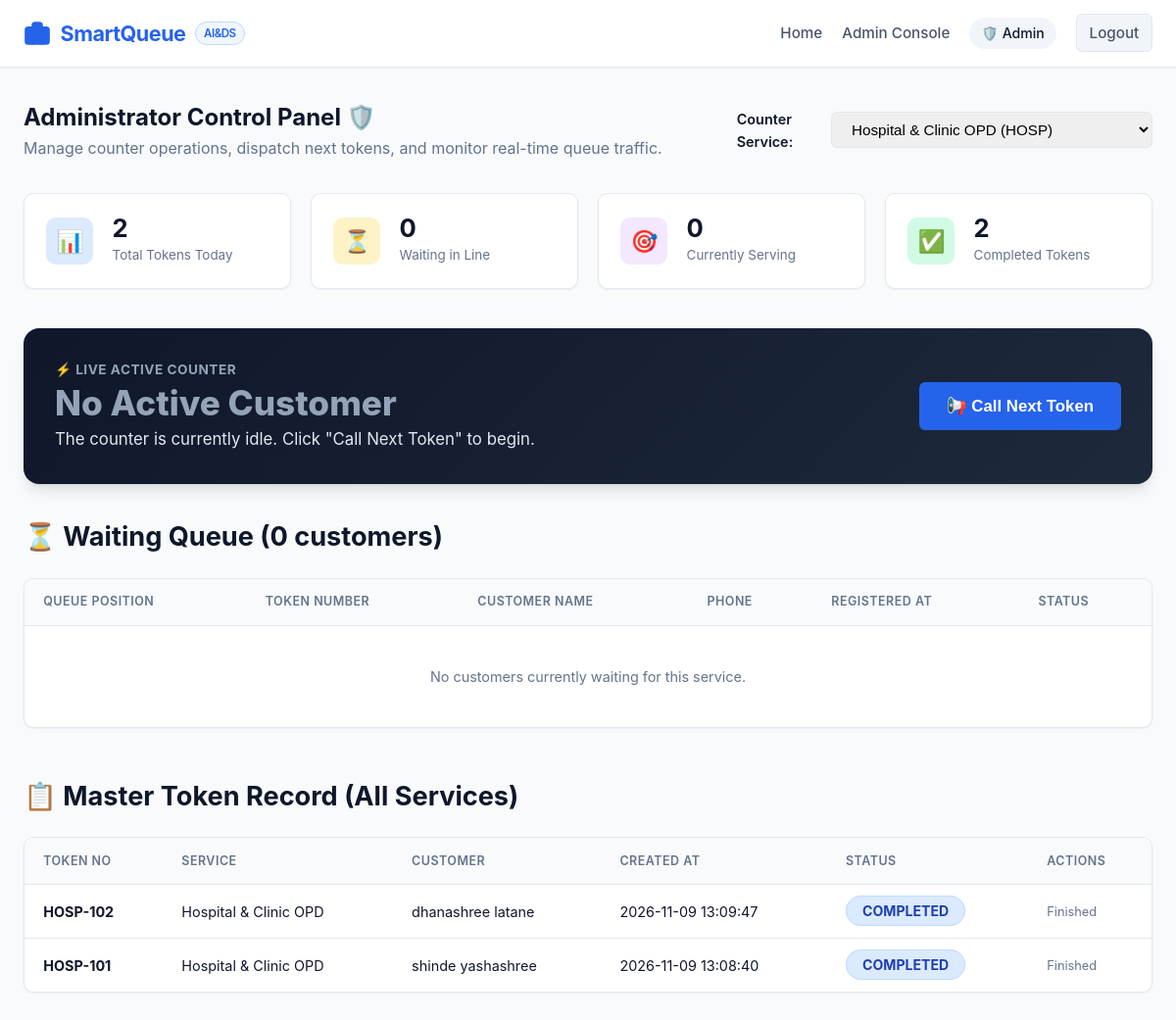
Screenshot of /admin/dashboard (signed in) with the database file from the repository.
### tables this page shows
CREATE TABLE tokens (
        id INTEGER PRIMARY KEY AUTOINCREMENT,
        token_number TEXT NOT NULL UNIQUE,
        user_id INTEGER NOT NULL,
        service_id INTEGER NOT NULL,
        status TEXT NOT NULL DEFAULT 'Waiting', -- Waiting, called, Serving, Completed, Cancelled, Skipped
        created_at TIMESTAMP DEFAULT CURRENT_TIMESTAMP,
        called_at TIMESTAMP,
        completed_at TIMESTAMP,
        FOREIGN KEY (user_id) REFERENCES users (id) ON DELETE CASCADE,
        FOREIGN KEY (service_id) REFERENCES services (id) ON DELETE CASCADE
    );

CREATE TABLE services (
        id INTEGER PRIMARY KEY AUTOINCREMENT,
        name TEXT NOT NULL,
        prefix TEXT NOT NULL UNIQUE,
        avg_time_mins INTEGER NOT NULL,
        description TEXT,
        is_active INTEGER DEFAULT 1
    );

CREATE TABLE users (
        id INTEGER PRIMARY KEY AUTOINCREMENT,
        fullname TEXT NOT NULL,
        email TEXT UNIQUE NOT NULL,
        phone TEXT NOT NULL,
        password TEXT NOT NULL,
        created_at TIMESTAMP DEFAULT CURRENT_TIMESTAMP
    );

### app.py (the view)
@app.route('/admin/dashboard')
def admin_dashboard():
    if not session.get('admin_logged_in'):
        flash("Administrator access required. Please log in.", "warning")
        return redirect(url_for('admin_login'))
    conn = get_db_connection()
    services = conn.execute("SELECT * FROM services ORDER BY id ASC").fetchall()
    selected_service_id = request.args.get('service_id', type=int)
    if not selected_service_id and services:
        selected_service_id = services[0]['id']
    total_tokens = conn.execute("SELECT COUNT(*) as c FROM tokens").fetchone()['c']
    waiting_tokens = conn.execute("SELECT COUNT(*) as c FROM tokens WHERE status = 'Waiting'").fetchone()['c']
    serving_tokens = conn.execute("SELECT COUNT(*) as c FROM tokens WHERE status IN ('called', 'Serving')").fetchone()['c']
    completed_tokens = conn.execute("SELECT COUNT(*) as c FROM tokens WHERE status = 'Completed'").fetchone()['c']
    cancelled_tokens = conn.execute("SELECT COUNT(*) as c FROM tokens WHERE status IN ('Cancelled', 'Skipped')").fetchone()['c']
    stats = {
        "total": total_tokens,
        "waiting": waiting_tokens,
        "serving": serving_tokens,
        "completed": completed_tokens,
        "cancelled": cancelled_tokens
    }
    current_serving = conn.execute(
        """
        SELECT t.*, u.fullname, u.phone, u.email, s.name as service_name
        FROM tokens t
        JOIN users u ON t.user_id = u.id
        JOIN services s ON t.service_id = s.id
        WHERE t.service_id = ? AND t.status IN ('called', 'Serving')
        ORDER BY t.called_at DESC
        LIMIT 1
        """,
        (selected_service_id,)
    ).fetchone()
    waiting_list = conn.execute(
        """
        SELECT t.*, u.fullname, u.phone, s.name as service_name
        FROM tokens t
        JOIN users u ON t.user_id = u.id
        JOIN services s ON t.service_id = s.id
        WHERE t.service_id = ? AND t.status = 'Waiting'
        ORDER BY t.id ASC
        """,
        (selected_service_id,)
    ).fetchall()
    recent_tokens = conn.execute(
        """
        SELECT t.*, u.fullname, u.phone, s.name as service_name
        FROM tokens t
        JOIN users u ON t.user_id = u.id
        JOIN services s ON t.service_id = s.id
        ORDER BY t.id DESC
        LIMIT 25
        """
    ).fetchall()
    conn.close()
    return render_template(
        'admin_dashboard.html',
        services=services,
        selected_service_id=selected_service_id,
        stats=stats,
        current_serving=current_serving,
        waiting_list=waiting_list,
        recent_tokens=recent_tokens
    )

### database.py (called while the page is built)
def get_db_connection():
    conn = sqlite3.connect(DB_NAME)
    conn.row_factory = sqlite3.Row
    return conn

### templates/admin_dashboard.html (shortened to what this page needs)
{% extends "base.html" %}
{% block content %}
<div style="display: flex; justify-content: space-between; align-items: center; flex-wrap: wrap; gap: 1rem; margin-bottom: 2rem;">
    <div>
        <h2>Administrator Control Panel 🛡️</h2>
        <p style="color: var(--text-muted);">Manage counter operations, dispatch next tokens, and monitor real-time queue traffic.</p>
    </div>
    <div>
        <form method="GET" action="{{ url_for('admin_dashboard') }}" style="display: flex; align-items: center; gap: 0.5rem;">
            <label for="service_id" style="font-weight: 600; font-size: 0.9rem;">Counter Service:</label>
            <select name="service_id" id="service_id" class="form-control" onchange="this.form.submit()" style="padding: 0.5rem 1rem;">
                {% for service in services %}
                    <option value="{{ service.id }}" {% if service.id == selected_service_id %}selected{% endif %}>
                        {{ service.name }} ({{ service.prefix }})
                    </option>
                {% endfor %}
            </select>
        </form>
    </div>
</div>
<section class="stats-grid">
    <div class="stat-card">
        <div class="stat-icon blue">📊</div>
        <div class="stat-details">
            <h4>{{ stats.total }}</h4>
            <p>Total Tokens Today</p>
        </div>
    </div>
    <div class="stat-card">
        <div class="stat-icon amber">⏳</div>
        <div class="stat-details">
            <h4>{{ stats.waiting }}</h4>
            <p>Waiting in Line</p>
        </div>
    </div>
    <div class="stat-card">
        <div class="stat-icon purple">🎯</div>
        <div class="stat-details">
            <h4>{{ stats.serving }}</h4>
            <p>Currently Serving</p>
        </div>
    </div>
    <div class="stat-card">
        <div class="stat-icon green">✅</div>
        <div class="stat-details">
            <h4>{{ stats.completed }}</h4>
            <p>Completed Tokens</p>
        </div>
    </div>
</section>
<section>
    <div class="counter-box">
        <div class="counter-details">
            <h4>⚡ Live Active Counter</h4>
            {% if current_serving %}
                <div class="counter-token">{{ current_serving.token_number }}</div>
                <div class="counter-customer">
                    👤 <strong>{{ current_serving.fullname }}</strong> &bull; 📞 {{ current_serving.phone }}
                </div>
                <div style="font-size: 0.85rem; color: #94a3b8; margin-top: 4px;">
                    Called at: {{ current_serving.called_at }} &bull; Service: {{ current_serving.service_name }}
                </div>
            {% else %}
                <div class="counter-token" style="font-size: 2.2rem; color: #94a3b8;">No Active Customer</div>
                <div class="counter-customer">The counter is currently idle. Click "Call Next Token" to begin.</div>
            {% endif %}
        </div>
        <div class="counter-actions">
            <form action="{{ url_for('admin_call_next', service_id=selected_service_id) }}" method="POST">
                <button type="submit" class="btn btn-primary btn-lg">📢 Call Next Token</button>
            </form>
        </div>
    </div>
</section>
<section style="margin-bottom: 3rem;">
    <div class="section-title">
        <h3>⏳ Waiting Queue ({{ waiting_list|length }} customer{% if waiting_list|length != 1 %}s{% endif %})</h3>
    </div>
    <div class="table-card">
        <div class="table-responsive">
            <table>
                <thead>
                    <tr>
                        <th>Queue Position</th>
                        <th>Token Number</th>
                        <th>Customer Name</th>
                        <th>Phone</th>
                        <th>Registered At</th>
                        <th>Status</th>
                    </tr>
                </thead>
                <tbody>
                    {% if waiting_list %}
                        {% for item in waiting_list %}
                            <tr>
                                <td>
                                    <span style="display: inline-block; width: 28px; height: 28px; background: #e2e8f0; border-radius: 50%; text-align: center; line-height: 28px; font-weight: 700; font-size: 0.85rem;">
                                        #{{ loop.index }}
                                    </span>
                                </td>
                                <td><strong style="color: var(--primary); font-size: 1.05rem;">{{ item.token_number }}</strong></td>
                                <td>{{ item.fullname }}</td>
                                <td>{{ item.phone }}</td>
                                <td>{{ item.created_at }}</td>
                                <td>
                                    <span class="token-status-pill status-waiting">Waiting</span>
                                </td>
                            </tr>
                        {% endfor %}
                    {% else %}
                        <tr>
                            <td colspan="6" style="text-align: center; color: var(--text-muted); padding: 2.5rem;">
                                No customers currently waiting for this service.
                            </td>
                        </tr>
                    {% endif %}
                </tbody>
            </table>
        </div>
    </div>
</section>
<section>
    <div class="section-title">
        <h3>📋 Master Token Record (All Services)</h3>
    </div>
    <div class="table-card">
        <div class="table-responsive">
            <table>
                <thead>
                    <tr>
                        <th>Token No</th>
                        <th>Service</th>
                        <th>Customer</th>
                        <th>Created At</th>
                        <th>Status</th>
                        <th>Actions</th>
                    </tr>
                </thead>
                <tbody>
                    {% if recent_tokens %}
                        {% for item in recent_tokens %}
                            <tr>
                                <td><strong>{{ item.token_number }}</strong></td>
                                <td>{{ item.service_name }}</td>
                                <td>{{ item.fullname }}</td>
                                <td>{{ item.created_at }}</td>
                                <td>
                                    <span class="token-status-pill status-{{ item.status|lower }}">{{ item.status }}</span>
                                </td>
                                <td>
                                    {% if item.status == 'Waiting' or item.status == 'called' or item.status == 'Serving' %}
                                        <div style="display: flex; gap: 4px;">
                                            <form action="{{ url_for('admin_mark_completed', token_id=item.id) }}" method="POST">
                                                <button type="submit" class="btn btn-success btn-sm">Done</button>
                                            </form>
                                            <form action="{{ url_for('admin_skip_token', token_id=item.id) }}" method="POST" onsubmit="return confirmSkipToken('{{ item.token_number }}')">
                                                <button type="submit" class="btn btn-warning btn-sm">Skip</button>
                                            </form>
                                        </div>
                                    {% else %}
                                        <span style="color: var(--text-muted); font-size: 0.8rem;">Finished</span>
                                    {% endif %}
                                </td>
                            </tr>
                        {% endfor %}
                    {% else %}
                        <tr>
                            <td colspan="6" style="text-align: center; color: var(--text-muted); padding: 2rem;">
                                No tokens generated yet.
                            </td>
                        </tr>
                    {% endif %}
                </tbody>
            </table>
        </div>
    </div>
</section>
{% endblock %}

### static/css/style.css (style rules this page uses)
:root { --primary: #2563eb; --primary-hover: #1d4ed8; --primary-light: #eff6ff; --secondary: #475569; --success: #10b981; --success-light: #ecfdf5; --warning: #f59e0b; --warning-light: #fffbeb; --danger: #ef4444; --danger-light: #fef2f2; --info: #06b6d4; --info-light: #ecfeff; --bg-main: #f8fafc; --bg-card: #ffffff; --text-main: #0f172a; --text-muted: #64748b; --border-color: #e2e8f0; --shadow-sm: 0 1px 2px 0 rgb(0 0 0 / 0.05); --shadow-md: 0 4px 6px -1px rgb(0 0 0 / 0.1), 0 2px 4px -2px rgb(0 0 0 / 0.1); --shadow-lg: 0 10px 15px -3px rgb(0 0 0 / 0.1), 0 4px 6px -4px rgb(0 0 0 / 0.1); --radius-sm: 6px; --radius-md: 10px; --radius-lg: 16px; --transition: all 0.2s ease-in-out; }
* { margin: 0; padding: 0; box-sizing: border-box; }
body { font-family: -apple-system, BlinkMacSystemFont, "Segoe UI", Roboto, "Helvetica Neue", Arial, sans-serif; background-color: var(--bg-main); color: var(--text-main); line-height: 1.6; display: flex; flex-direction: column; min-height: 100vh; }
.btn { display: inline-flex; align-items: center; justify-content: center; gap: 0.5rem; padding: 0.65rem 1.25rem; border-radius: var(--radius-sm); font-size: 0.92rem; font-weight: 600; text-decoration: none; border: none; cursor: pointer; transition: var(--transition); }
.btn-primary { background-color: var(--primary); color: #ffffff; }
.btn-lg { padding: 0.85rem 1.75rem; font-size: 1.05rem; }
.stats-grid { display: grid; grid-template-columns: repeat(auto-fit, minmax(200px, 1fr)); gap: 1.25rem; margin-bottom: 2.5rem; }
.stat-card { background-color: var(--bg-card); border: 1px solid var(--border-color); border-radius: var(--radius-md); padding: 1.4rem; box-shadow: var(--shadow-sm); display: flex; align-items: center; gap: 1.2rem; }
.stat-icon { width: 48px; height: 48px; border-radius: var(--radius-md); display: flex; align-items: center; justify-content: center; font-size: 1.4rem; }
.stat-icon.blue { background: #dbeafe; color: #1e40af; }
.stat-icon.green { background: #d1fae5; color: #065f46; }
.stat-icon.amber { background: #fef3c7; color: #92400e; }
.stat-icon.purple { background: #f3e8ff; color: #6b21a8; }
.stat-details h4 { font-size: 1.6rem; font-weight: 700; color: var(--text-main); line-height: 1; }
.stat-details p { font-size: 0.84rem; color: var(--text-muted); margin-top: 4px; }
.section-title { font-size: 1.45rem; font-weight: 700; margin-bottom: 1.25rem; color: var(--text-main); display: flex; align-items: center; justify-content: space-between; }
.token-status-pill { padding: 6px 16px; border-radius: 9999px; font-size: 0.88rem; font-weight: 700; text-transform: uppercase; }
.status-completed { background-color: #dbeafe; color: #1e40af; border: 1px solid #bfdbfe; }
.form-control { width: 100%; padding: 0.75rem 1rem; border: 1px solid var(--border-color); border-radius: var(--radius-sm); font-size: 0.95rem; transition: var(--transition); }
.table-card { background: #ffffff; border: 1px solid var(--border-color); border-radius: var(--radius-md); overflow: hidden; box-shadow: var(--shadow-sm); margin-bottom: 2rem; }
.table-responsive { overflow-x: auto; }
table { width: 100%; border-collapse: collapse; font-size: 0.9rem; text-align: left; }
th { background-color: #f8fafc; color: var(--text-muted); font-weight: 600; padding: 0.85rem 1.2rem; border-bottom: 1px solid var(--border-color); text-transform: uppercase; font-size: 0.78rem; letter-spacing: 0.5px; }
td { padding: 0.95rem 1.2rem; border-bottom: 1px solid var(--border-color); vertical-align: middle; }
tr:last-child td { border-bottom: none; }
.counter-box { background: linear-gradient(135deg, #0f172a 0%, #1e293b 100%); color: #ffffff; border-radius: var(--radius-lg); padding: 2rem; margin-bottom: 2rem; box-shadow: var(--shadow-lg); display: flex; align-items: center; justify-content: space-between; flex-wrap: wrap; gap: 1.5rem; }
.counter-details h4 { font-size: 0.85rem; text-transform: uppercase; color: #94a3b8; letter-spacing: 0.5px; }
.counter-token { font-size: 3.2rem; font-weight: 800; color: #38bdf8; line-height: 1.1; margin: 4px 0; }
.counter-customer { font-size: 1.05rem; color: #e2e8f0; }
.counter-actions { display: flex; gap: 0.8rem; flex-wrap: wrap; }

### rows the page displays
tokens: token_number "HOSP-102", service_name "Hospital & Clinic OPD", fullname "dhanashree latane", created_at "2026-11-09 13:09:47", status "COMPLETED", shows "Finished"
tokens: token_number "HOSP-101", service_name "Hospital & Clinic OPD", fullname "shinde yashashree", created_at "2026-11-09 13:08:40", status "COMPLETED", shows "Finished"

### other values shown
{{ stats.total }} "2"
{{ stats.waiting }} "0"
{{ stats.serving }} "0"
{{ stats.completed }} "2"
{{ waiting_list|length }} "0"
form field service_id "Hospital & Clinic OPD (HOSP)"
